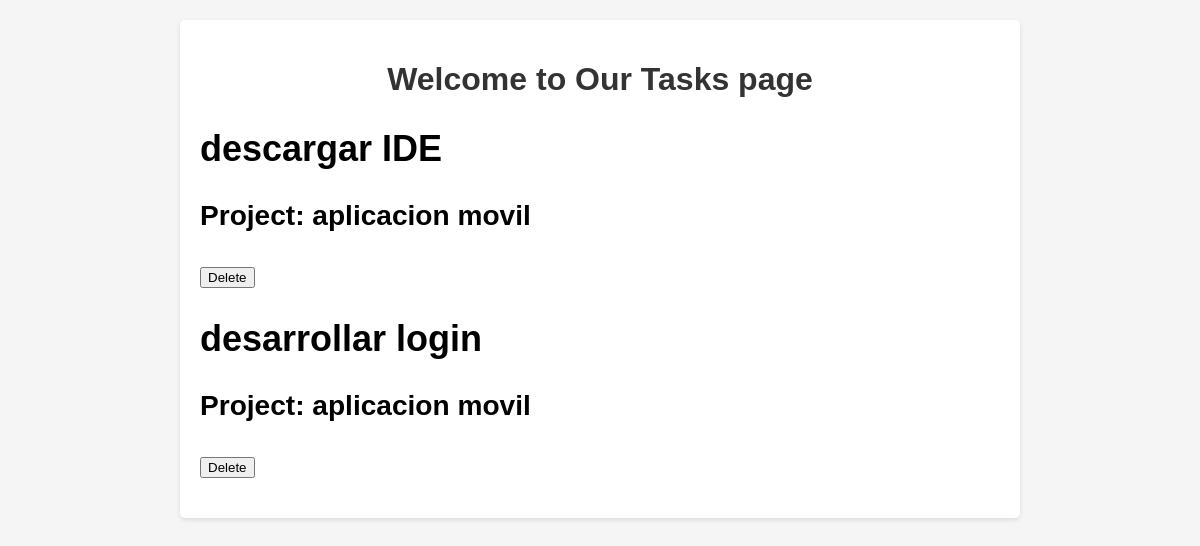
The page /tasks/ on the database as committed earlier.
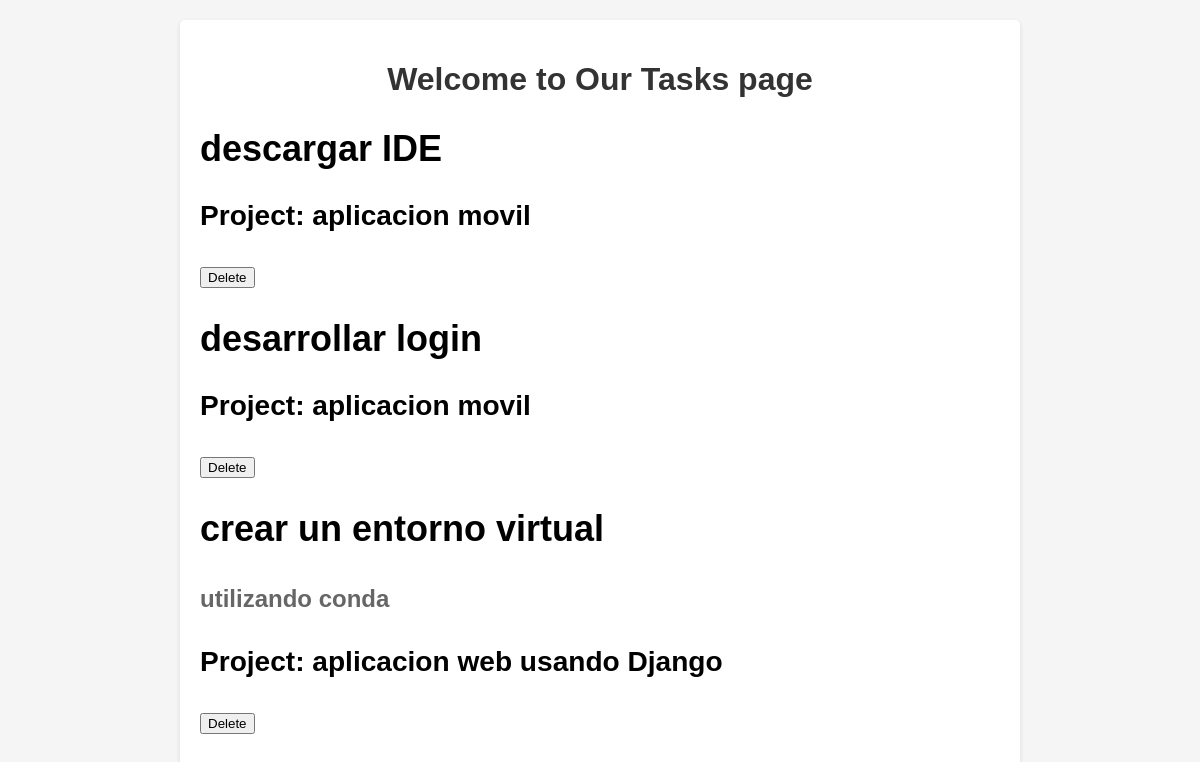
The same page on the database as committed later.
### myapp/models.py (models this page shows, shortened)
class Task(models.Model):
    title = models.CharField(max_length=200)
    description = models.TextField()
    project = models.ForeignKey(Project, on_delete=models.CASCADE)
    def __str__(self):
        return self.title + " - " + self.project.name

class Project(models.Model):
    name = models.CharField(max_length=200)

### myapp/views.py (the view)
# urls.py: path('tasks/', views.tasks),
def tasks(request):
    tasks = Task.objects.all()
    print("Resultado" + str(tasks))
    return render(request, 'tasks.html', {
        'tasks': tasks
    })

### myapp/templates/tasks.html (shortened to what this page needs)
<!DOCTYPE html>
<html lang="en">
<head>
</head>
<body>
    <div class="container">
        <h1>Welcome to Our Tasks page</h1>
        <h2>
            {% for task in tasks %}
            <div>
                <h2>{{task.title}}</h2>
                <p>{{task.description}}</p>
                <h3>Project: {{task.project.name}}</h3>
                <button>Delete</button>
            </div>
            {% endfor %}
        </h2>
    </div>
</body>
</html>

Rows that differ between the two databases and show on the page:
added Task: title "crear un entorno virtual", description "utilizando conda", project.name "aplicacion web usando Django"
